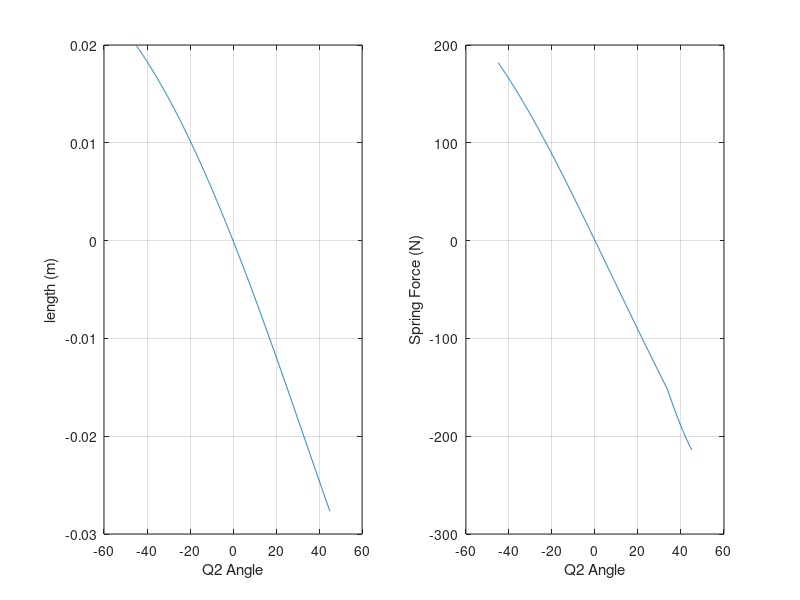

Here is the MATLAB script that generated this plot:
%% Graphing spring equations
% by erick nunez

%% clear
clear; clc; close all;

%% Known Variables
Ks = 8231; % N/m
Xo = 0.127; % m (5")
Xi = 0.16002; % m (6.3")
q2 = -45:0.1:45; % range of q2 in degs
sideA = 0.066; % m
sideB = 0.0365; % m

%% Calculated Variables
alpha = 90 - q2;
L = sqrt(sideA^2 + sideB^2 - 2 * sideA * sideB * cosd(alpha));
Li = sqrt(sideA^2 + sideB^2);
beta = asind((sideA./L) .* sind(alpha));
betaI = asind((sideA./Li) * sind(90));
Fz = (Ks * (L-Li + Xi-Xo) .* sind(beta - q2)) - (Ks *  (Xi-Xo) * sind(betaI)); 

%% plot
subplot(1,2,1)
plot(q2,L-Li); grid on;
xlabel('Q2 Angle');
ylabel('length (m)');

subplot(1,2,2)
plot(q2,Fz); grid on;
xlabel('Q2 Angle');
ylabel('Spring Force (N)');